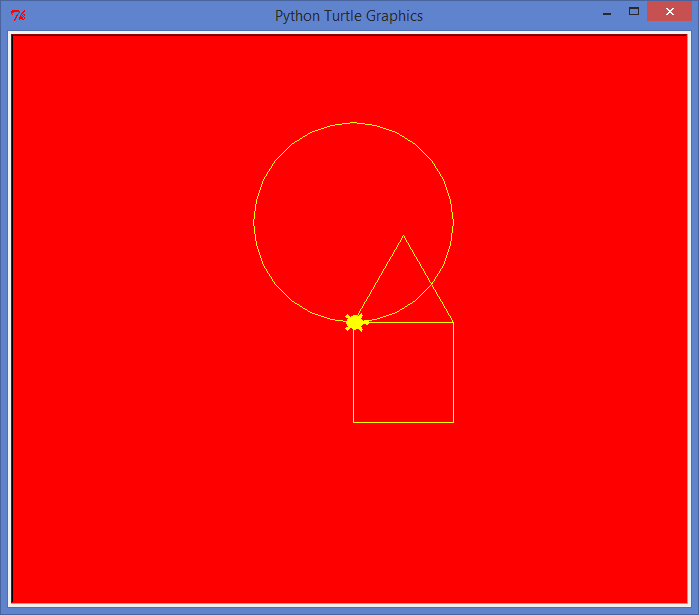

The Python source for this figure:
import turtle

def draw_square():  # declare draw_sqaure function
    meow = turtle.Turtle() # init a turtle named meow
    meow.color("yellow")   # set yellow to yellow
    meow.shape("turtle")   # set shape to turtle
    for i in range(0,4):   # for (int i =0, i<4;i++)
        meow.forward(100)  # move turtle forward 100 distance
        meow.right(90)     # turn right 90 degree
        # end for loop
#end draw_square function
    
def draw_triangle():
    meow = turtle.Turtle() # init
    meow.color("yellow")
    meow.shape("turtle")
    for i in range(0,3):
        meow.forward(100)
        meow.left(180-60)

def draw_circle():
    meow = turtle.Turtle() # init
    meow.color("yellow")
    meow.shape("turtle")
    meow.circle(100)       # draw a circle with radiun = 100
        
        
background = turtle.Screen()  # create background
background.bgcolor("red")     # set background color to red
draw_square()
draw_triangle()
draw_circle()
background.exitonclick()      # click anywhere to close background
